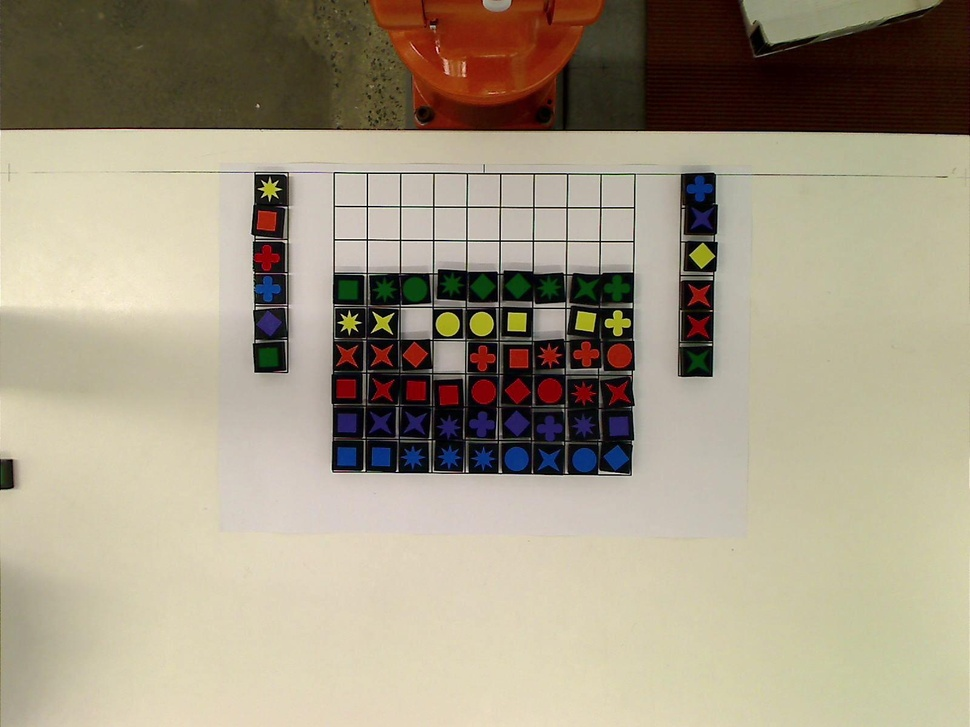
%> input picture Vision/UpdateGameState/TestImages/img4.jpg, 970 x 727 px, shrunk from 1600 x 1200 before the run
$ octave testscript.m   (GNU Octave 9; MATLAB toolbox functions it lacks are replaced by stand-ins)
%> lines starting %> are read from the running program, lines starting %| are printed output that depends on the picture
%> further down, im is the input picture: size 727x970x3 uint8; mean R, G, B 163.6, 153.3, 132.5
### Vision/updateGameState/updateGameState.m
function [Player1,Player2] = updateGameState(im)
    % Specialised block classifier for quirkle game to detect player hands
    % after a swap block or populate hand call. The function takes in a
    % table camera 1200x1600 RGB image and masks everything but the player
    % hands. Then the function iteratively moves through hardcoded player
    % hand slot regions classifying each slot. Note this assumes perfect
    % orientation and position as cropped regions are hard code. The result
    % is returned as two 2x6 matrixes, one for each player. Column 1 is
    % colour and colour and column 2 is shape.
    % written by Daniel Castillo
    % Last updated 7 November 2017

    %%
    % Initialise image and parameters

%     figure(1);
%     imshow(im);

    % Hard Code player origins for cropping
    Origin1 = [418, 287];
    Player1 = zeros(6,2);

    Origin2 = [1130, 290];
    Player2 = zeros(6,2);

    % Optional brightness/contrast adjustment
    %im = imadjust(im, [0, 0, 0; 0.53, 0.48, 0.47], []);
    im = imadjust(im, [0, 0, 0; 0.50, 0.48, 0.47], []);
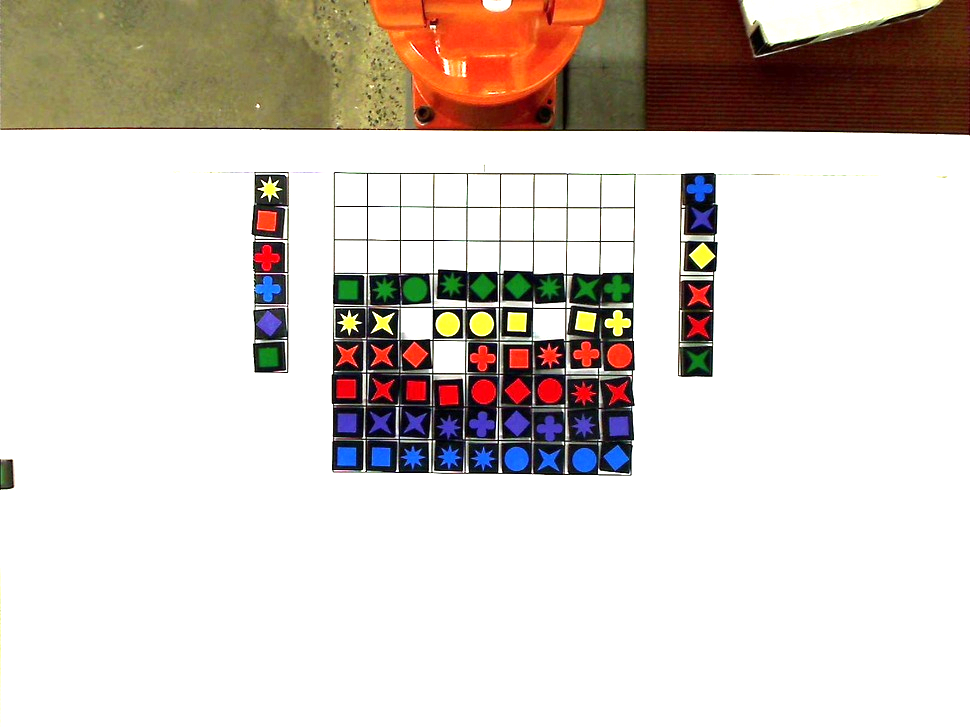
%> im: size 727x970x3 uint8; mean R, G, B 215.4, 206.4, 200

%     figure(2);
%     imshow(im);
%
    % Load our neural nets
    load('convnetShape.mat'); % For shapes
    load('convnetColour.mat'); % For colours

%     figure(3);
%
    % Iterate over slot i for each player
    for i = 1:6
        % Extract a player1 grid slot
        rgbBlock1 = imcrop(im,[Origin1(1),Origin1(2)+(i-1)*55,49,49]);
%         subplot(2,6,i);
%         imshow(rgbBlock1);

        % Classify each the grid slot
        [colour, shape] = ClassifyBlock(rgbBlock1, ...
            convnetColour, convnetShape);

        % Update Board
        Player1(i,1) = colour;
        Player1(i,2) = shape;

        % Extract a player2 grid slot
        rgbBlock2 = imcrop(im,[Origin2(1),Origin2(2)+(i-1)*55,49,49]);
%         subplot(2,6,i+6);
%         imshow(rgbBlock2);
%
        % Classify each the grid slot
        [colour, shape] = ClassifyBlock(rgbBlock2, ...
            convnetColour, convnetShape);

        % Update Board
        Player2(i,1) = colour;
        Player2(i,2) = shape;

%         disp('Slot ' + i + ' | S1: ' + Player1(i,1) + ' C1: ' + ...
%             Player1(i,2) + ' | S1: ' + Player2(i,1) + ' C2: ' + ...
%             Player2(i,2) );
    end
%> this loop made 1 pass
%> pass 1, in updateGameState, `rgbBlock1 = imcrop(im,[Origin1(1),Origin1(2)+(i-1)*55,49,49]);`:
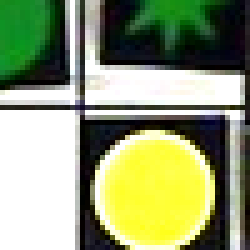
%> rgbBlock1: size 50x50x3 uint8 (shown 5 times larger); mean R, G, B 145.3, 156.4, 116.9
end

### Vision/UpdateGameState/ClassifyBlock.m
function [colour, shape] = ClassifyBlock(blockRGB, convnetColour, convnetShape)
    % Function receives input of a 50 x 50 RGB image of a block to
    % classify, a neural net for colour and a neural net for shape. The
    % classification of run on the block image and returns a value for
    % colour and shape.
    % written by Daniel Castillo
    % Last updated 4 November 2017

%%
% Classify colour
%> the run ends on the next line
colourCat = classify(convnetColour, blockRGB);
if  (colourCat == '1')
    colour = 1;
elseif (colourCat == '2')
    colour = 2;
elseif (colourCat == '3')
    colour = 3;
elseif (colourCat == '4')
    colour = 4;
elseif (colourCat == '5')
    colour = 5;
elseif (colourCat == '6')
    colour = 6;
end

%%
%Classify shape
shapeCat = classify(convnetShape, blockRGB);
if (shapeCat == '1')
    shape = 1;
elseif (shapeCat == '2')
    shape = 2;
elseif (shapeCat == '3')
    shape = 3;
elseif (shapeCat == '4')
    shape = 4;
elseif (shapeCat == '5')
    shape = 5;
elseif (shapeCat == '6')
    shape = 6;
end

end

### Vision/UpdateGameState/testscript.m
% Calls an instance of updateGameState to test its operation on an input
% RGB image 1200x1600
% written by Daniel Castillo
% Last updated 8 November 2017

im = imread('img4.jpg');
[Player1,Player2] = updateGameState(im)
